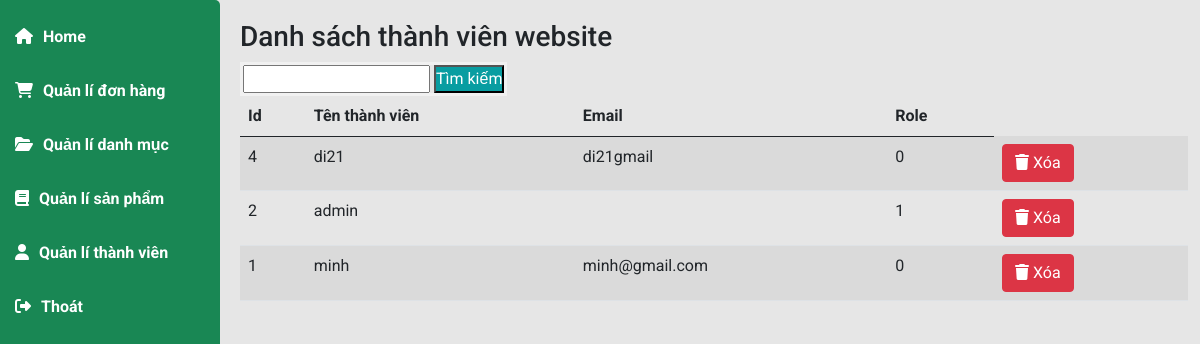
The app's page /admin/index.php?pg=user (signed in) with its own data.
### tables this page shows
CREATE TABLE `user` (
  `id` int(10) NOT NULL,
  `username` varchar(255) NOT NULL,
  `password` varchar(255) NOT NULL,
  `email` varchar(255) NOT NULL,
  `diachi` varchar(255) NOT NULL,
  `dienthoai` varchar(255) NOT NULL,
  `role` tinyint(10) NOT NULL
);

### func/pdo.php (called while the page is built, shortened)
<?php
function pdo_get_connection(){
    $dburl = "mysql:host=localhost;dbname=store;charset=utf8";
    $username = 'root';
    $password = '';
    $conn = new PDO($dburl, $username, $password);
    $conn->setAttribute(PDO::ATTR_ERRMODE, PDO::ERRMODE_EXCEPTION);
    return $conn;
}
function pdo_query($sql){
    $sql_args = array_slice(func_get_args(), 1);
    try{
        $conn = pdo_get_connection();
        $stmt = $conn->prepare($sql);
        $stmt->execute($sql_args);
        $rows = $stmt->fetchAll();
        return $rows;
    }
    catch(PDOException $e){
        throw $e;
    }
    finally{
        unset($conn);
    }
}

### func/user.php (called while the page is built, shortened)
<?php
function user_allds(){
    $sql = "SELECT * FROM user ORDER BY id DESC";
    return pdo_query($sql);
}
?>

### admin/view/user.php (the view, shortened to what this page needs)
<?php
   $html_dsuser="";
   foreach ($dsuser as $item) {
      extract($item);
      $del='index.php?pg=user&del='.$id;
      $html_dsuser.='<tr>
               <td>'.$id.'</td>
               <td>'.$username.'</td>
               <td>'.$email.'</td>
               <td>'.$role.'</td>
               <td>
                  <a href="'.$del.'" class="btn btn-danger"><i class="fa-solid fa-trash"></i> Xóa</a>
               </td>
            </tr>';
   }
?>
<div class="main-content">
   <h3 class="title-page">
      Danh sách thành viên website
   </h3>
   <div class="d-flex justify-content-start">
      <form action="index.php?pg=user" method="post">
         <input type="text" name="kyw" id="">
         <button type="submit" name="timkiem">Tìm kiếm</button>
      </form>
   </div>
   <table id="example" class="table table-striped" style="width:100%">
      <thead>
         <tr>
            <th>Id</th>
            <th>Tên thành viên</th>
            <th>Email</th>
            <th>Role</th>
         </tr>
      </thead>
      <tbody>
         <?=$html_dsuser;?>
      </tbody>
   </table>
</div>

### admin/layout/assets/css/main.css (style rules this page uses)
* { padding: 0; margin: 0; box-sizing: border-box; font-family: "Roboto", sans-serif; }
body { background-color: #e6e6e6; }
.main-content { padding-left: 240px; padding-bottom: 20px; }
.main-content .title-page { padding-top: 20px; }
button { background-color: #089da1; color: white; }
body { font-family: Arial, Helvetica, sans-serif; }
form { border: 3px solid #f1f1f1; }

### records on screen
user: id "4", username "di21", email "di21gmail", role "0"
user: id "2", username "admin", role "1"
user: id "1", username "minh", email "minh@gmail.com", role "0"
